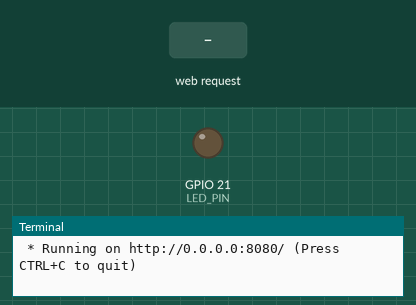
This program was run on a simulated Raspberry Pi (BCM pin numbers). Shown: output pins drawn as LEDs (lit = HIGH), the last lines printed to the terminal. The test bench sets the inputs (shaded band). The clock reads 2024-03-15 10:24:30 at power-on unless the program sets it.

Above: at 1.2 s.
1.3 s: HTTP request for /ledon received
At 1.8 s:
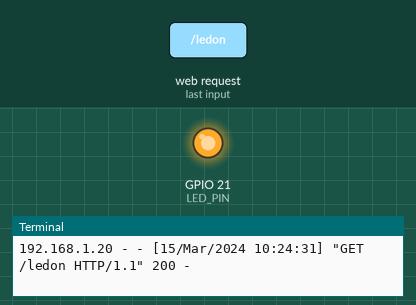
4.3 s: HTTP request for /ledoff received
At 5.3 s:
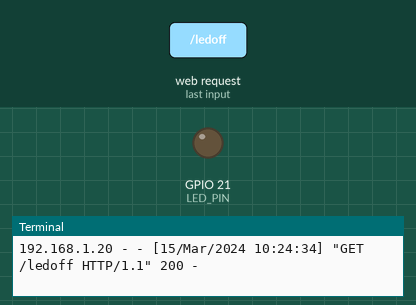
Timing chart, 0 to 7.3 s (numbered marks = the images above; inputs shaded):
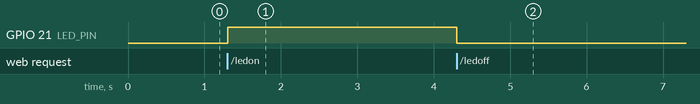

The program:

ex_flask_led.py
```python
from flask import Flask
import RPi.GPIO as GPIO

app = Flask(__name__)

LED_PIN = 21

# set mode
GPIO.setmode(GPIO.BCM)
## led
GPIO.setup(LED_PIN, GPIO.OUT)
GPIO.setup(LED_PIN, GPIO.LOW)

@app.route("/")
def flask():
    return "hello flask"

@app.route("/ledon")
def ledOn():
    GPIO.output(LED_PIN, GPIO.HIGH)
    return "<h1>LED ON</h1>";

@app.route("/ledoff")
def ledOff():
    GPIO.output(LED_PIN, GPIO.LOW)
    return "<h1>LED OFF</h1>";

if __name__ == "__main__":
    app.run(host = "0.0.0.0", port = "8080")
```

Measured:
- after the input at 1.3 s, GPIO 21 (LED_PIN): LOW → HIGH at once
- after the input at 4.3 s, GPIO 21 (LED_PIN): HIGH → LOW at once
